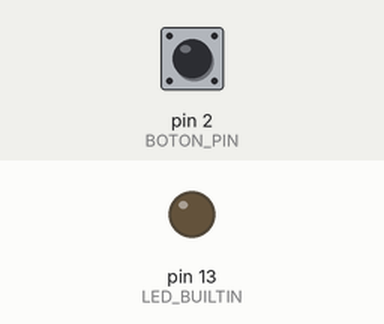
A program run on a simulated Arduino Pro Mini, built with avr-gcc and run on an emulated ATmega328P. On the bench: output pins drawn as LEDs (lit = HIGH). Dashed ring = blinking. The test bench sets the inputs (shaded band); at power-on: pin 2 (BOTON_PIN) HIGH.

Above: at 1.2 s.
1.3 s: pin 2 (BOTON_PIN) pulled LOW for 0.15 s
At 1.8 s:
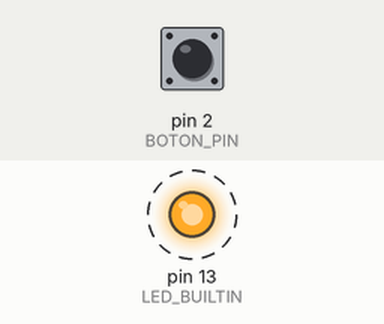
4.4 s: pin 2 (BOTON_PIN) pulled LOW for 1 s
At 4.7 s:
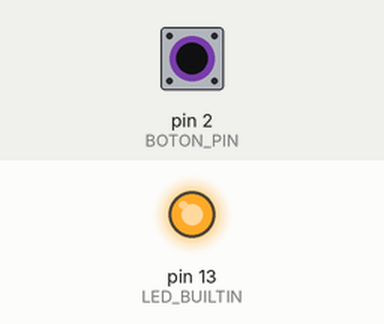
6.9 s: pin 2 (BOTON_PIN) pulled LOW for 3.2 s
At 33.7 s:
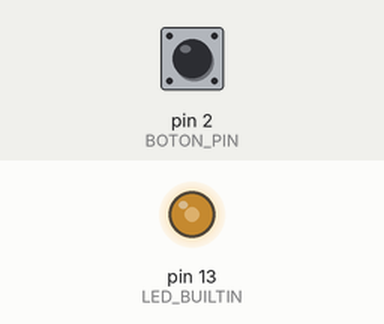
Timing chart, 0 to 34.7 s (numbered marks = the images above; inputs shaded):
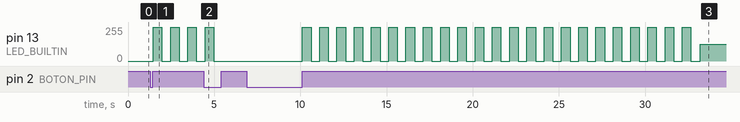

Measured:
- after the input at 1.3 s, pin 13 (LED_BUILTIN): alternates 255/255 for 0.50 s and 0/255 for 0.50 s, starting after 0.17 s
- after the input at 4.4 s, pin 13 (LED_BUILTIN): goes on until 5.0 s, then stays 0/255
- after the input at 6.9 s, pin 13 (LED_BUILTIN): 0/255 → 255/255 after 3.2 s, then repeats every 1.0 s: 0/255 0.50 s, 255/255 0.50 s

The program:

main.cpp
```cpp
#include <Arduino.h>

// definicion de pines
#define BOTON_PIN 2

// definicion de estados como macros (tambien se puede usar un enum)
#define OFF 0
#define ON 1
#define STANDBY 2

int estado; // variable de estado
int intervalo = 500;

// eventos

bool botonPresionado()
{
  static int estado_anterior = 1; // activo en bajo

  int estado = digitalRead(BOTON_PIN);
  if(estado != estado_anterior)
  {
    estado_anterior = estado;
    // se ha presionado
    if(estado)
    {
      delay(20);  // debounce
      return true;
    }
  }
  return false;
}

bool tiempoCumplido()
{
  static int tiempo_anterior;

  if(millis() - tiempo_anterior > intervalo)
  {
    tiempo_anterior = millis();
    return true;
  }
  return false;
}
//


void setup() {
  // configuracion de pines
  pinMode(LED_BUILTIN, OUTPUT);
  pinMode(BOTON_PIN, INPUT_PULLUP);

  // estado inicial
  estado = STANDBY;
}

void loop() {
  // ejecucion de la maquina de estado
  switch (estado)
  {
    case OFF:
      // apaga el led
      digitalWrite(LED_BUILTIN, 0);
      // verifica eventos
      if(tiempoCumplido())
      {
        estado = ON;
      }
      else if(botonPresionado())
      {
        estado = STANDBY;
      }
      break;

    case ON:
      // enciende el led
      digitalWrite(LED_BUILTIN, 1);
      // verifica eventos
      if(tiempoCumplido())
      {
        estado = OFF;
      }
      else if(botonPresionado())
      {
        estado = STANDBY;
      }
      break;

    case STANDBY:
      // apaga el led
      digitalWrite(LED_BUILTIN, 0);
      // verifica eventos
      if(botonPresionado())
      {
        estado = OFF;
      }
      break;

    default:
      break;
  }
}
```
